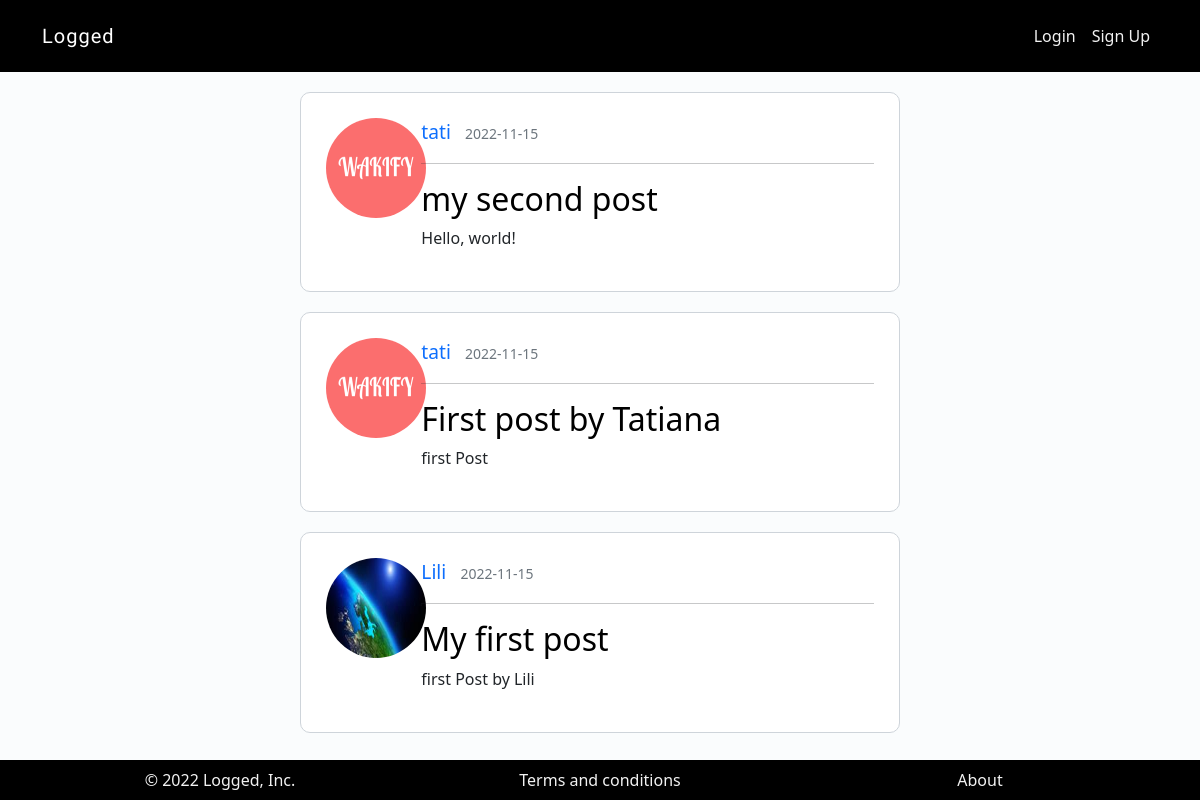
Before: / with the older database file.
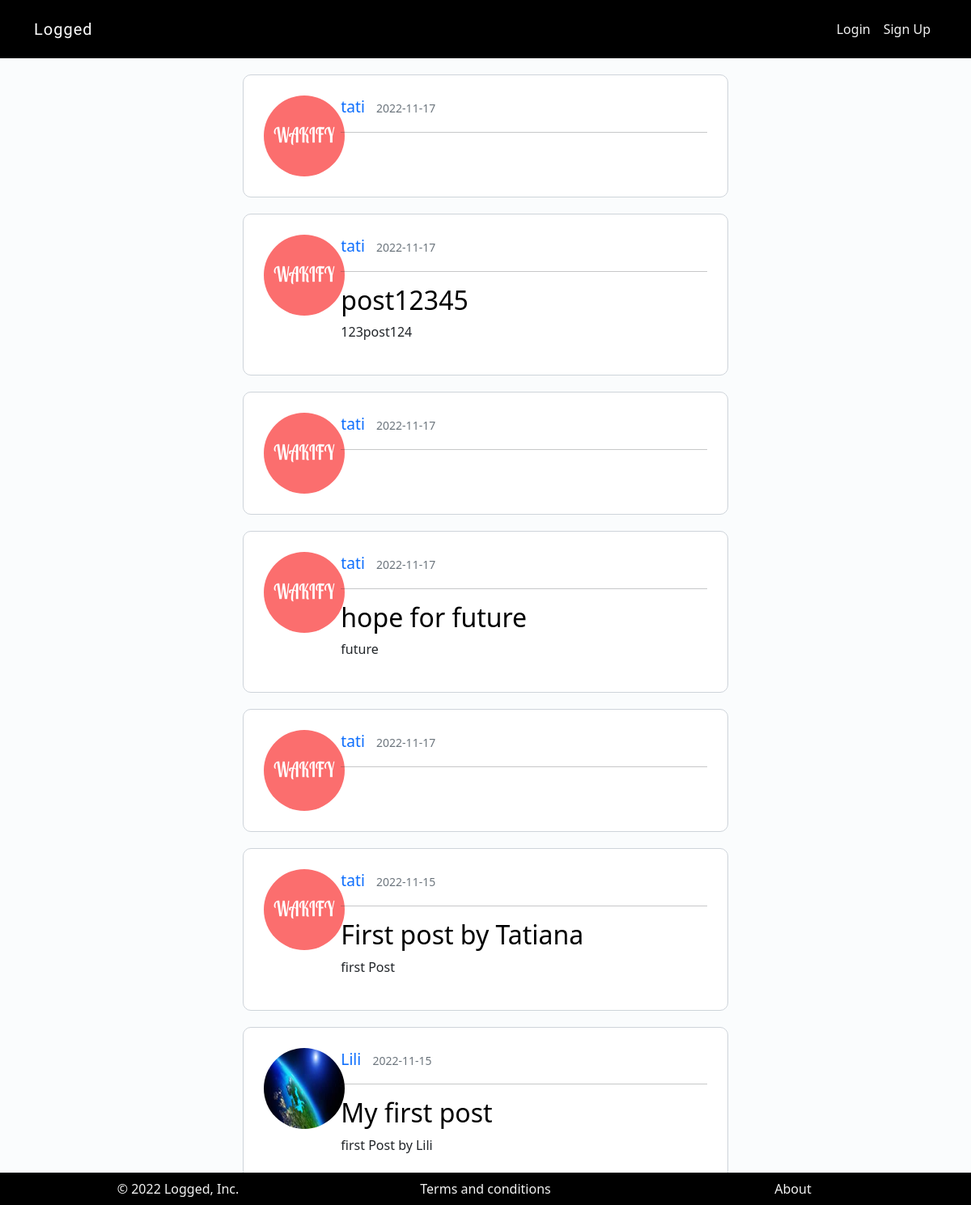
After: the same page with the newer database file.
### blogapp/models.py (models this page shows, shortened)
class Post(db.Model):
    id = db.Column(db.Integer, primary_key=True)
    title = db.Column(db.String(100), nullable=False)
    postedOn = db.Column(db.DateTime, nullable=False, default=datetime.utcnow)
    text = db.Column(db.Text, nullable=False)
    user_id = db.Column(db.Integer, db.ForeignKey('user.id'), nullable=False)

class User(db.Model):
    id = db.Column(db.Integer, primary_key=True)
    name = db.Column(db.String, nullable=False)
    username = db.Column(db.String, unique=True, nullable=False)
    email = db.Column(db.String, unique=True, nullable=False)
    password = db.Column(db.String(40), nullable=False)
    profile_picture = db.Column(db.String, nullable=False, default='default.jpeg')
    summary = db.Column(db.String)
    posts = db.relationship('Post', backref='author', lazy=True)

### blogapp/routes.py (the view)
@app.route("/")
def homepage():
    posts = db.session.execute(db.select(Post).order_by(Post.postedOn.desc())).scalars()
    return render_template("homepage.html", title="Blog Homepage", posts = posts)

### blogapp/templates/homepage.html (shortened to what this page needs)
{% extends 'layout.html' %}
{% block content %}
{% if posts %}
    {% for post in posts %}
    <div class="container posts">
        <div class="row">
            <div class="col-3 col-md-2">
                <img class="picture_post" src="../static/uploads/{{post.author.profile_picture}}" alt="Profile Picture">
            </div>
            <div class="col-9 col-md-10">
                <div>
                    <a class="post-author mr-2" href="/{{post.user_id}}">{{ post.author.name }}</a>
                    <small class="text-muted">{{ post.postedOn.strftime("%Y-%m-%d") }}</small>
                </div>
                <hr>
                <div class="post-text">
                    <h2><a class="post-title" href="/post/{{post.id}}">{{ post.title }}</a></h2>
                    <p class="post-content">{{ post.text }}</p>
                </div>
            </div>
        </div>
    </div>
    {% endfor %}
{% endif %}
{% endblock %}

### blogapp/templates/layout.html (shortened to what this page needs)
<!DOCTYPE html>
<html lang="en">
<head>
    <link href="https://cdn.jsdelivr.net/npm/bootstrap@5.2.2/dist/css/bootstrap.min.css" rel="stylesheet"
>
    <link rel="stylesheet" href={{url_for('static', filename='css/style.css')}}>
</head>
<body>
    <header>
        <nav class="navbar navbar-expand-lg navbar-dark bg-layout py-3 ">
            <div class="container">
              <a class="navbar-brand" href={{url_for('homepage')}}>Logged</a>
              <div class="collapse navbar-collapse" id="navbarNav">
                <ul class="navbar-nav ms-auto">
                  {% if session["username"] %}
                  <li class="nav-item">
                    <a class="nav-link" href={{url_for('newpost')}}>New Post</a>
                  </li>
                  <li class="nav-item">
                    <a class="nav-link" href={{url_for('account')}}>Account</a>
                  </li>
                  <li class="nav-item">
                    <a class="nav-link" href={{url_for('logout')}}>Logout</a>
                  </li>
                  {% else %}
                  <li class="nav-item">
                    <a class="nav-link" href={{url_for('login')}}>Login</a>
                  </li>
                  <li class="nav-item">
                    <a class="nav-link" href={{url_for('signup')}}>Sign Up</a>
                  </li>
                  {% endif %}
                </ul>
              </div>
            </div>
          </nav>
    </header>
    <section>
    {% block content%}
    {% endblock %}
    </section>
    <footer class="bg-layout fixed-bottom py-2">
      <div class="container">
        <div class="row text-center">
          <div class="footer-items col-sm-4">&copy; 2022 Logged, Inc.</div>
          <div class="footer-items col-sm-4"><a href="#" target="_blank">Terms and conditions</a> </div>
          <div class="footer-items col-sm-4"><a href="#" target="_blank">About</a></div>
        </div>
      </div>
    </footer>
</body>
</html>

### blogapp/static/css/style.css (style rules this page uses)
body { background-color: #fafcfd; }
.signup, .login, .account, .homepage, .posts { margin: 50px auto; width: 70%; padding: 25px; border: 1px solid #ced4da; border-radius: 10px; background-color: #ffffff; }
.navbar-brand { font-family: 'Rubik Distressed', cursive; font-size: 20px; letter-spacing: 1px; }
.bg-layout { background-color: #000; }
.footer-items, .footer-items a, a.nav-link { color: #f2f2f2; text-decoration: none; }
.posts { margin: 20px auto; }
.picture_post { width:46px; height:46px; border-radius: 50%; }
.post-author { font-size: 1.2em; padding-right: 10px; text-decoration: none; }
.post-title { text-decoration: none; color: #000; }
@media only screen and (min-width: 767px) { .signup, .login, .homepage, .posts { width: 50%; } }
@media only screen and (min-width: 767px) { .picture_post { width: 100px; height: 100px; } }

Changed rows visible on the page:
added Post: author.profile_picture (picture), author.name "tati", postedOn "2022-11-17"
added Post: author.profile_picture (picture), author.name "tati", postedOn "2022-11-17", title "post12345", text "123post124"
added Post: author.profile_picture (picture), author.name "tati", postedOn "2022-11-17"
added Post: author.profile_picture (picture), author.name "tati", postedOn "2022-11-17", title "hope for future", text "future"
changed Post (number 5 of 7 on the later page): postedOn "2022-11-15" → "2022-11-17"; title "my second post" → (not shown); text "Hello, world!" → (not shown)
